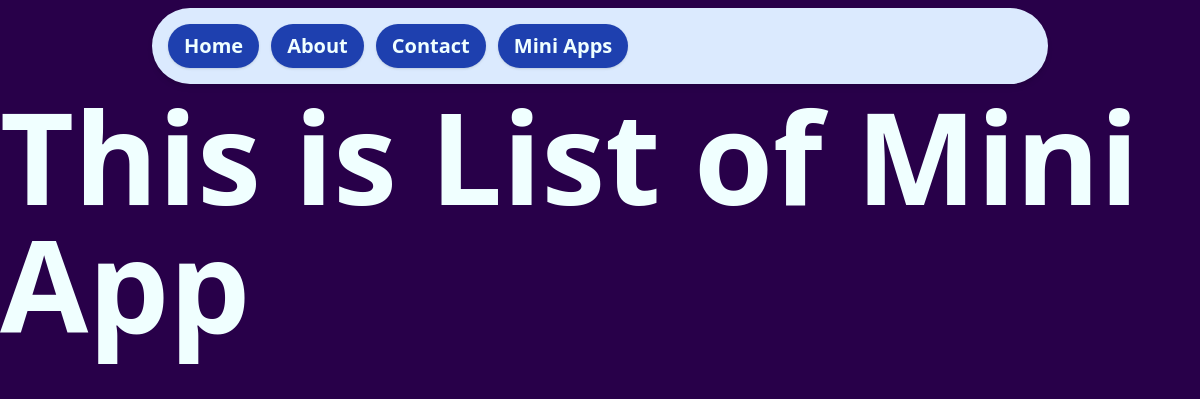
Before: /miniapp/ with the older database file.
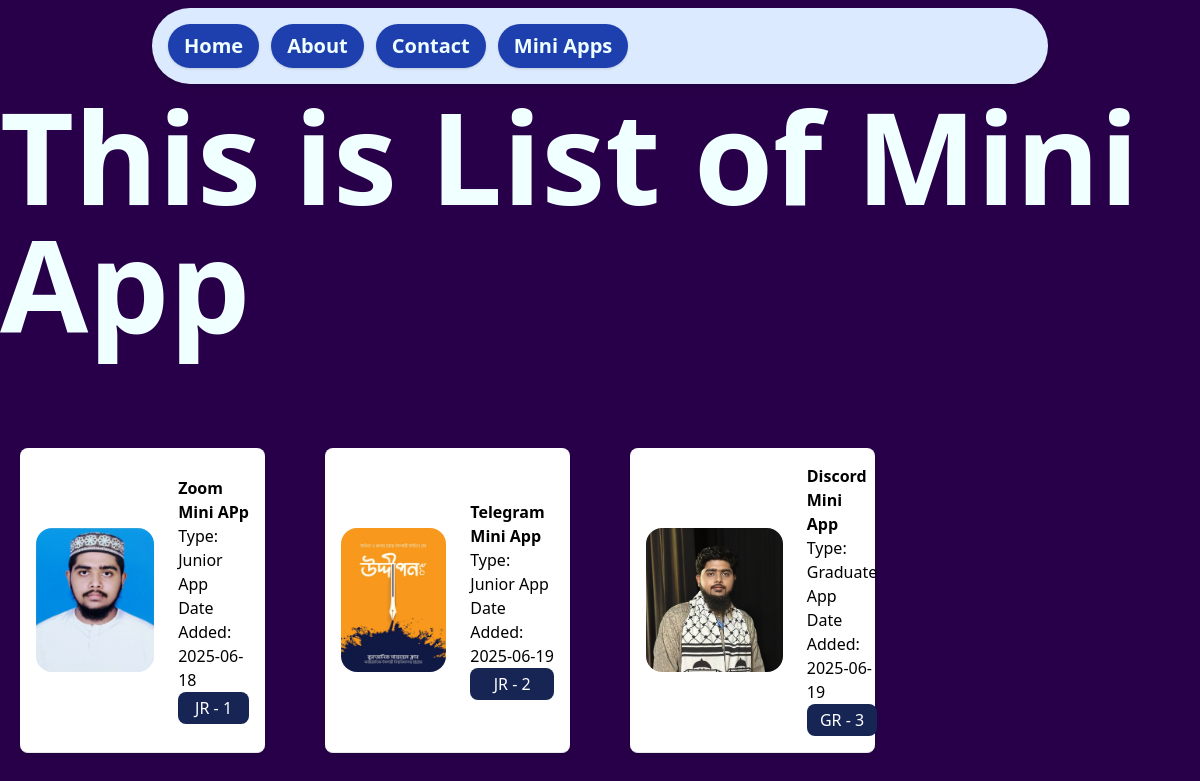
After: the same page with the newer database file.
### miniapp/models.py (models this page shows, shortened)
class AppVariety(models.Model):
    name = models.CharField(max_length=100)
    image = models.ImageField(upload_to="mini_apps/")
    app_type = models.CharField(
        max_length=2,
        choices=[
            ("FR", "Fresh App"),
            ("SO", "Somosa App"),
            ("JR", "Junior App"),
            ("SR", "Senior App"),
            ("GR", "Graduate App"),
        ],
    )
    date_added = models.DateTimeField(default=timezone.now)
    description = models.TextField(blank=True, null=True, default="")
    is_active = models.BooleanField(default=True)
    price = models.DecimalField(max_digits=10, decimal_places=2, default=Decimal('0.00'))

### miniapp/views.py (the view)
def mini_app_home(req):
    apps = AppVariety.objects.all()
    return render(req, "miniapp/all_mini_app.html", {"apps": apps})

### miniapp/templates/miniapp/all_mini_app.html (shortened to what this page needs)
{% extends "layout.html" %} {% block title %}Mini Application Conda{% endblock%}
  {% block content %}
  <h1 class="font-black text-9xl">This is List of Mini App</h1>
  <div class="mt-20 grid grid-cols-4 gap-5">
    {% for app in apps %}
    <div
      class="m-5 flex text-black items-center gap-3 p-4 border-b border-gray-200 rounded-lg bg-white shadow-md hover:bg-gray-50"
    >
      <img
        src="{{ app.image.url }}"
        class="rounded-2xl h-36"
        alt="{{ app.name }}"
      /><br />
      <div>
        <strong>{{ app.name }}</strong><br />
        Type: {{ app.get_app_type_display }}<br />
        Date Added: {{ app.date_added|date:"Y-m-d" }}
        <a href="./{{app.id}}">
          <button
            class="ml-auto block w-full bg-blue-950 text-white py-1 px-3 rounded-lg cursor-pointer"
          >
            {{app.app_type}} - {{app.id}}
          </button>
        </a>
      </div>
    </div>
    {% endfor %}
  </div>
  {% endblock %}

### templates/layout.html (shortened to what this page needs)
{% load static tailwind_tags %} {% load static %}
<!DOCTYPE html>
<html lang="en">
  <head>
    <link rel="stylesheet" href="{% static "style.css" %}" /> {% tailwind_css %}
  </head>
  <body>
    <nav class="bg-blue-100 rounded-full my-2 p-4 shadow-md mx-auto max-w-4xl">
      <ul class="flex gap-3">
        <a
          href="{% url 'home' %}"
          class="text-xl font-bold hover:text-blue-200 rounded-full shadow bg-blue-800 px-4 py-2"
          >Home</a
        >
        <a
          href="{% url 'about' %}"
          class="text-xl font-bold hover:text-blue-200 rounded-full shadow bg-blue-800 px-4 py-2"
          >About</a
        >
        <a
          href="{% url 'contact' %}"
          class="text-xl font-bold hover:text-blue-200 rounded-full shadow bg-blue-800 px-4 py-2"
          >Contact</a
        >
        <a
          href="{% url 'miniapp:mini-app' %}"
          class="text-xl font-bold hover:text-blue-200 rounded-full shadow bg-blue-800 px-4 py-2"
          >Mini Apps</a
        >
      </ul>
    </nav>
    {% block content %}{% endblock %}
  </body>
</html>

### static/style.css (style rules this page uses)
body { background-color: #280049; color: azure; }

Changed rows visible on the page:
added AppVariety: image (picture), name "Zoom Mini APp", app_type "Junior App", date_added "2025-06-18", app_type "JR", id "1"
added AppVariety: image (picture), name "Telegram Mini App", app_type "Junior App", date_added "2025-06-19", app_type "JR", id "2"
added AppVariety: image (picture), name "Discord Mini App", app_type "Graduate App", date_added "2025-06-19", app_type "GR", id "3"
